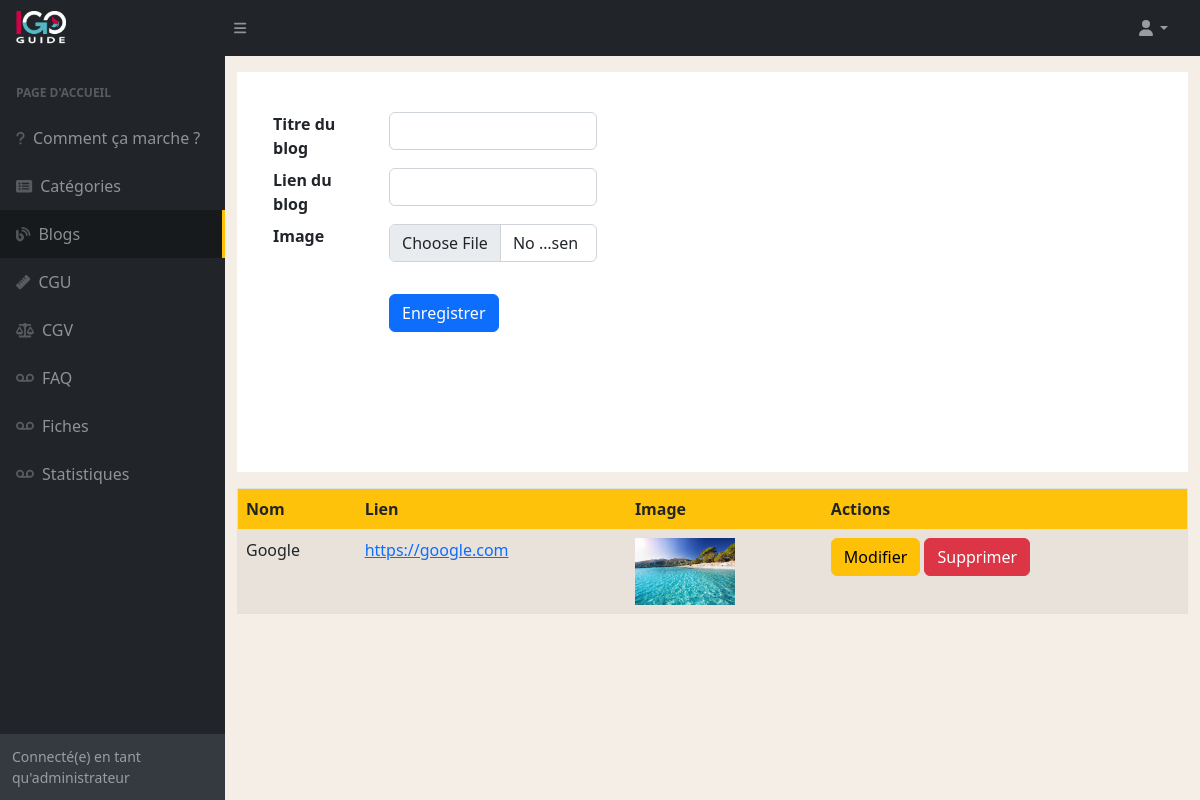
The app's page /index.php/dashboard/blogs, older data.
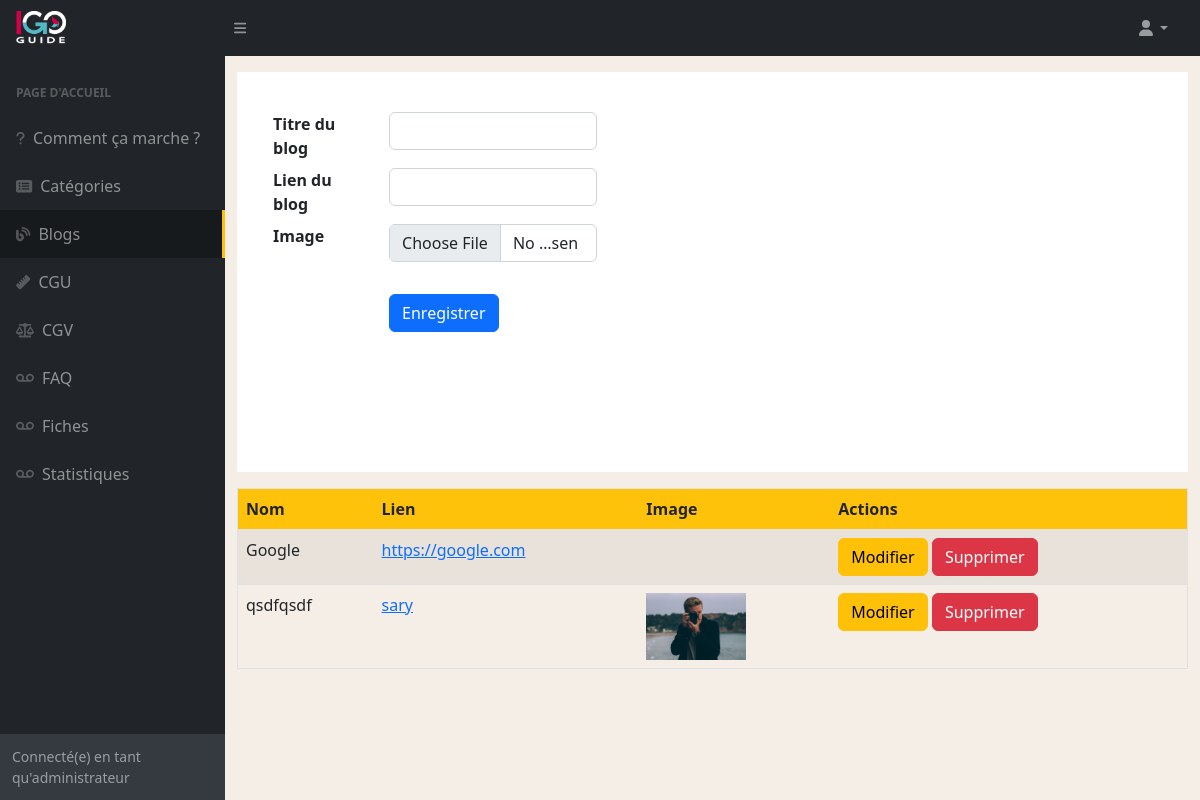
The same page, newer data.
### tables this page shows
CREATE TABLE IF NOT EXISTS `blogs` (
  `blogs_id` int UNSIGNED NOT NULL AUTO_INCREMENT,
  `blogs_presentation` text,
  `blogs_lien` text NOT NULL,
  `blogs_image` text NOT NULL,
  `blogs_createdAt` date NOT NULL,
  PRIMARY KEY (`blogs_id`)
);

### application/controllers/Dashboard.php (called while the page is built, shortened)
<?php
    class Dashboard extends CI_Controller {
        public function __construct()
        {
            $this->load->model('FrontModel','front') ;
        }
        public function blogs() {
            $this->load->view("dashboard/blog",["blogs" => $this->front->getBlogs(),"su" => $this->front->getSU() ,]) ;
        }
    }

### index.php (called while the page is built, shortened)
<?php
require_once BASEPATH.'core/CodeIgniter.php';

### application/core/database/QueryBuilder.php (called while the page is built, shortened)
<?php
class QueryBuilder{
    protected $db;
    protected $query;
    protected $queryType;
    public function __construct(Database $db)
    {
        $this->db = $db->getConnection();
    }
    public function select($table)
    {
        $table = htmlspecialchars(trim($table));
		$this->query = "SELECT * FROM " . $table;
        $this->queryType = "select";
		return $this;
    }
    public function execute(array $params = null)
    {
        $response = false;
        $req = null;
        try {
            $req = $this->db->prepare($this->query);
            $response = $req->execute($params);
        } catch (PDOException $e) {
            die($e->getMessage());
        }
        if($this->queryType === "select") {
            return $req->fetchAll(PDO::FETCH_OBJ);
        }
        return $response;
    }
}

### application/core/database/Database.php (called while the page is built, shortened)
<?php
class Database{
    private $pdo;
    public function __construct($config = null)
    {
        $dns = 'mysql:host='. $config["db_host"] .';port='. $config["db_port"] .';dbname=' . $config["db_name"];
        try {
            $this->pdo = new PDO($dns, $config["db_user"], $config["db_password"],self::OPTIONS);
        } catch (PDOException $e) {
            die($e->getMessage());
        }
    }
    public function getConnection()
    {
        return $this->pdo;
    }
}

### application/models/FrontModel.php (called while the page is built, shortened)
<?php
    class FrontModel extends CI_Model
    {
        public function getBlogs()
        {
            return DB::select("blogs")->execute(null) ;
        }
    }

### application/views/dashboard/blog.php (the view, shortened to what the changed rows need)
<!DOCTYPE html>
<html lang="en">
    <head>
        <link href="https://cdn.jsdelivr.net/npm/simple-datatables@7.1.2/dist/style.min.css" rel="stylesheet" />
        <link href="<?php echo base_url()?>publics/dashboard/css/styles.css" rel="stylesheet" />
        <link href="<?php echo base_url()?>publics/dashboard/css/dashboard.css" rel="stylesheet" />
    </head>
    <body class="sb-nav-fixed" style="background-color: #f5eee6;">
        <div id="layoutSidenav">
            <div id="layoutSidenav_content">
                <main>
                   <div class="container-fluid px-4">
                        <div class="row">
                            <table class="border mt-3 table table-striped">
                                <thead style="background-color:#fec20b;">
                                    <tr>
                                        <th>Nom</th>
                                        <th>Lien</th>
                                        <th>Image</th>
                                        <th>Actions</th>
                                    </tr>
                                </thead>
                                <tbody>
                                    <?php if(isset($blogs)):?>
                                        <?php for($i = 0; $i < count($blogs); $i++):?>
                                            <tr>
                                                <td>
                                                    <?php echo $blogs[$i]->blogs_presentation ; ?>
                                                </td>
                                                <td>
                                                    <a href="<?php echo $blogs[$i]->blogs_lien ; ?>"><?php echo $blogs[$i]->blogs_lien ; ?></a>
                                                </td>
                                                <td>
                                                    <img style="width: 100px;" src="<?php echo base_url()."publics/".$blogs[$i]->blogs_image ; ?>" alt="">
                                                </td>
                                                <td>
                                                    <a href="#" class="btn btn-warning" data-bs-toggle="modal" data-bs-target="#myModal<?php echo $blogs[$i]->blogs_id ?>">Modifier</a>
                                                    <a href="<?php echo base_url() ?>Dashboard/dropBlogs/<?php echo $blogs[$i]->blogs_id ;?>" class="btn btn-danger">Supprimer</a>
                                                </td>
                                            </tr>
                                        <?php endfor ;?>
                                    <?php endif;?>
                                </tbody>
                            </table>
                        </div>
                   </div>
                </main>
            </div>
        </div>
    </body>
</html>

Row changes from the older to the newer data that the page shows:
changed blogs "Google": blogs_image: picture removed
added blogs: blogs_presentation "qsdfqsdf", blogs_lien "sary", blogs_image (picture)
